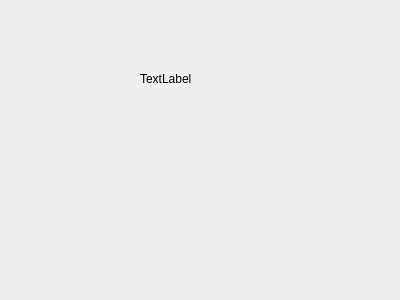
<?xml version="1.0" encoding="UTF-8"?>
<ui version="4.0">
 <class>Form</class>
 <widget class="QWidget" name="Form">
  <property name="geometry">
   <rect>
    <x>0</x>
    <y>0</y>
    <width>400</width>
    <height>300</height>
   </rect>
  </property>
  <property name="contextMenuPolicy">
   <enum>Qt::DefaultContextMenu</enum>
  </property>
  <property name="acceptDrops">
   <bool>false</bool>
  </property>
  <property name="windowTitle">
   <string>Form</string>
  </property>
  <property name="autoFillBackground">
   <bool>true</bool>
  </property>
  <widget class="QLabel" name="label">
   <property name="geometry">
    <rect>
     <x>140</x>
     <y>70</y>
     <width>67</width>
     <height>17</height>
    </rect>
   </property>
   <property name="text">
    <string>TextLabel</string>
   </property>
  </widget>
 </widget>
 <resources/>
 <connections/>
</ui>
